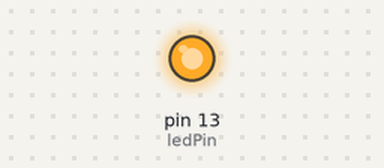
Bench run of a sketch on a simulated Arduino Uno, built with avr-gcc and run on an emulated ATmega328P. Shown: output pins drawn as LEDs (lit = HIGH).

Above: at 0.1 s.
At 35.6 s:
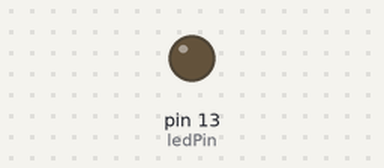
Timing chart, 0 to 40.0 s (numbered marks = the images above):
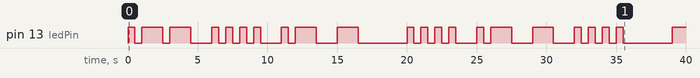

The sketch:

morse.ino
```cpp
//.-- .... .- - .... .- - .... / --. --- -.. / .-- .-. --- ..- --. .... -


int ledPin = 13;
int dit = 500;
int dah = dit*3;
int words = dit*7;


void setup() {
  pinMode(ledPin, OUTPUT);
}

//WHAT W
void loop() {

  digitalWrite(ledPin, 1);
  delay(dit);
  digitalWrite(ledPin, 0);
  delay(dit);
  digitalWrite(ledPin, 1);
  delay(dah);
  digitalWrite(ledPin, 0);
  delay(dit);
  digitalWrite(ledPin, 1);
  delay(dah);
  digitalWrite(ledPin, 0);
  delay(dah);

  //H
  digitalWrite(ledPin, 1);
  delay(dit);
  digitalWrite(ledPin,0);
  delay(dit);
  digitalWrite(ledPin,1);
  delay(dit);
  digitalWrite(ledPin,0);
  delay(dit);
  digitalWrite(ledPin,1);
  delay(dit);
  digitalWrite(ledPin,0);
  delay(dit);
  digitalWrite(ledPin,1);
  delay(dit);
  digitalWrite(ledPin,0);
  delay(dah);

  //A
  digitalWrite(ledPin, 1);
  delay (dit);
  digitalWrite(ledPin,0);
  delay (dit);
  digitalWrite(ledPin, 1);
  delay (dah);
  digitalWrite(ledPin,0);
  delay (dah);

  //T
  digitalWrite(ledPin, 1);
  delay (dah);
  digitalWrite(ledPin,0);
  delay (words);

  //HATH H
  digitalWrite(ledPin, 1);
  delay(dit);
  digitalWrite(ledPin,0);
  delay(dit);
  digitalWrite(ledPin,1);
  delay(dit);
  digitalWrite(ledPin,0);
  delay(dit);
  digitalWrite(ledPin,1);
  delay(dit);
  digitalWrite(ledPin,0);
  delay(dit);
  digitalWrite(ledPin,1);
  delay(dit);
  digitalWrite(ledPin,0);
  delay(dah);

  //A
  digitalWrite(ledPin, 1);
  delay (dit);
  digitalWrite(ledPin,0);
  delay (dit);
  digitalWrite(ledPin, 1);
  delay (dah);
  digitalWrite(ledPin,0);
  delay (dah);

  //T
  digitalWrite(ledPin, 1);
  delay (dah);
  digitalWrite(ledPin,0);
  delay (dah);

  //H
   digitalWrite(ledPin, 1);
  delay(dit);
  digitalWrite(ledPin,0);
  delay(dit);
  digitalWrite(ledPin,1);
  delay(dit);
  digitalWrite(ledPin,0);
  delay(dit);
  digitalWrite(ledPin,1);
  delay(dit);
  digitalWrite(ledPin,0);
  delay(dit);
  digitalWrite(ledPin,1);
  delay(dit);
  digitalWrite(ledPin,0);
  delay(words);

  //GOD G
  digitalWrite(ledPin, 1);
  delay (dah);
  digitalWrite(ledPin,0);
  delay(dit);
  digitalWrite(ledPin, 1);
  delay (dah);
  digitalWrite(ledPin,0);
  delay(dit);
  digitalWrite(ledPin, 1);
  delay (dit);
  digitalWrite(ledPin,0);
  delay(dah);

  //O
  digitalWrite(ledPin, 1);
  delay (dah);
  digitalWrite(ledPin,0);
  delay(dit);
  digitalWrite(ledPin, 1);
  delay (dah);
  digitalWrite(ledPin,0);
  delay(dit);
  digitalWrite(ledPin, 1);
  delay (dah);
  digitalWrite(ledPin,0);
  delay(dah);

  //D
  digitalWrite(ledPin, 1);
  delay (dah);
  digitalWrite(ledPin,0);
  delay(dit);
  digitalWrite(ledPin, 1);
  delay (dit);
  digitalWrite(ledPin,0);
  delay(dit);
  digitalWrite(ledPin, 1);
  delay (dit);
  digitalWrite(ledPin,0);
  delay(words);

  //WROUGHT W
  digitalWrite(ledPin, 1);   // turn the LED on (1 is the voltage level)
  delay(dit);               // wait for a second
  digitalWrite(ledPin, 0);    // turn the LED off by making the voltage 0
  delay(dit);              // wait for a second
  digitalWrite(ledPin, 1);
  delay(dah);
  digitalWrite(ledPin, 0);
  delay(dit);
  digitalWrite(ledPin, 1);
  delay(dah);
  digitalWrite(ledPin, 0);
  delay(dah);

  //R
  digitalWrite(ledPin, 1);
  delay(dit);
  digitalWrite(ledPin, 0);
  delay(dit);
  digitalWrite(ledPin, 1);
  delay(dah);
  digitalWrite(ledPin, 0);
  delay(dit);
  digitalWrite(ledPin, 1);
  delay(dit);
  digitalWrite(ledPin, 0);
  delay(dah);

  //O
  digitalWrite(ledPin, 1);
  delay (dah);
  digitalWrite(ledPin,0);
  delay(dit);
  digitalWrite(ledPin, 1);
  delay (dah);
  digitalWrite(ledPin,0);
  delay(dit);
  digitalWrite(ledPin, 1);
  delay (dah);
  digitalWrite(ledPin,0);
  delay(dah);

  //U
  digitalWrite(ledPin, 1);
  delay (dit);
  digitalWrite(ledPin,0);
  delay(dit);
  digitalWrite(ledPin, 1);
  delay (dit);
  digitalWrite(ledPin,0);
  delay(dit);
  digitalWrite(ledPin, 1);
  delay (dah);
  digitalWrite(ledPin,0);
  delay(dah);

  //G
  digitalWrite(ledPin, 1);
  delay (dah);
  digitalWrite(ledPin,0);
  delay(dit);
  digitalWrite(ledPin, 1);
  delay (dah);
  digitalWrite(ledPin,0);
  delay(dit);
  digitalWrite(ledPin, 1);
  delay (dit);
  digitalWrite(ledPin,0);
  delay(dah);

  //H
  digitalWrite(ledPin, 1);
  delay(dit);
  digitalWrite(ledPin,0);
  delay(dit);
  digitalWrite(ledPin,1);
  delay(dit);
  digitalWrite(ledPin,0);
  delay(dit);
  digitalWrite(ledPin,1);
  delay(dit);
  digitalWrite(ledPin,0);
  delay(dit);
  digitalWrite(ledPin,1);
  delay(dit);
  digitalWrite(ledPin,0);
  delay(dah);

   //T
  digitalWrite(ledPin, 1);
  delay (dah);
  digitalWrite(ledPin,0);
  delay (words);

  //?
  digitalWrite(ledPin, 1);
  delay (dit);
  digitalWrite(ledPin,0);
  delay (dit);
  digitalWrite(ledPin, 1);
  delay (dit);
  digitalWrite(ledPin,0);
  delay (dit);
  digitalWrite(ledPin, 1);
  delay (dah);
  digitalWrite(ledPin,0);
  delay (dit);
  digitalWrite(ledPin, 1);
  delay (dah);
  digitalWrite(ledPin,0);
  delay (words);

  digitalWrite(ledPin,0);
  delay (words);


}
```

Measured:
- by itself, pin 13 (ledPin): LOW → HIGH at 0.00 s, → LOW 0.50 s later, → HIGH 0.50 s later, → LOW 1.5 s later, … (43 changes in this stretch)
